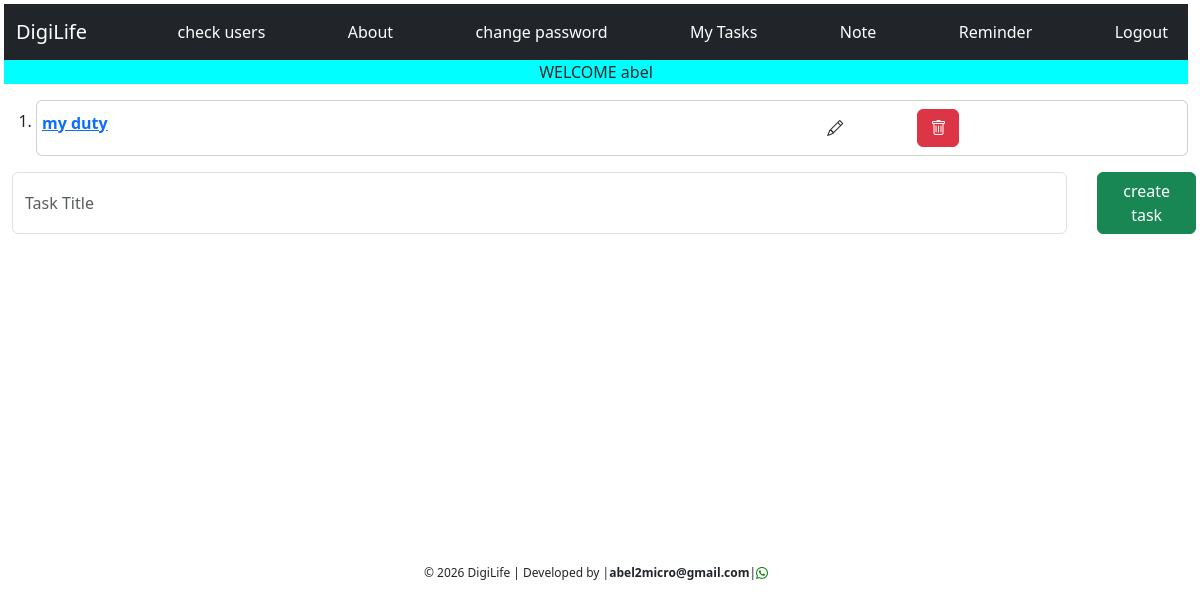
Page / (signed in) on the earlier database version.
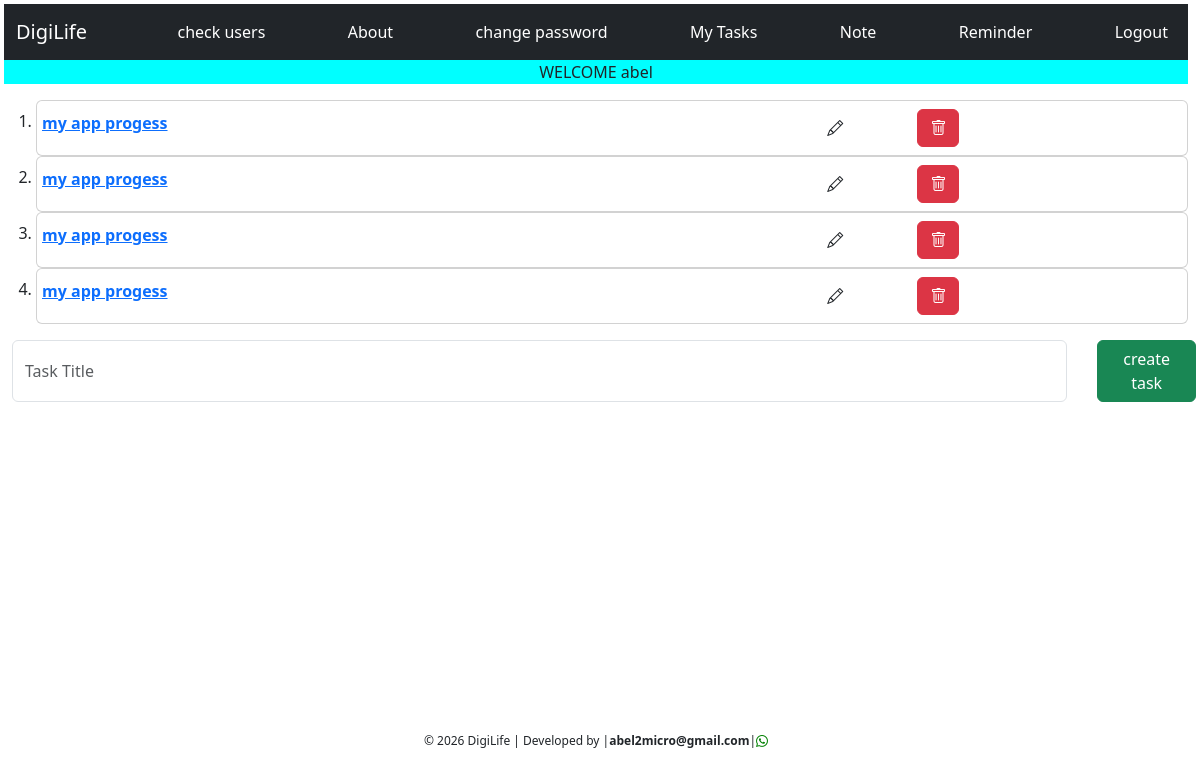
Same page on the later database version.
### models.py (models this page shows, shortened)
class User(db.Model, UserMixin):
    id = db.Column(db.Integer, primary_key=True)
    username = db.Column(db.String(100), nullable=False)
    password = db.Column(db.String(200), nullable=False)
    email = db.Column(db.String(50), nullable=False, unique=True)
    task = db.relationship('Task', backref='task', lazy=True)

class Task(db.Model):
    id = db.Column(db.Integer, primary_key=True)
    task_name = db.Column(db.String(300), nullable=False)
    task_date = db.Column(db.DateTime, default=datetime.now)
    user_id = db.Column(db.ForeignKey('user.id')) #means this table refers to another another table(User)
    percentage_done=db.Column(db.Integer, default=0)
    note = db.relationship('Note', backref='note') #means the table is referenced somewhere(Note)

### app.py (the view, shortened to what this page needs)
@app.route('/', methods=['GET', 'POST'])
@login_required
def home():
    task = current_user.task
    user = current_user
    return render_template('home.html', user=user, task=task)

### app.py (called while the page is built)
@login_manager.user_loader
def load_user(user_id):
    return User.query.get(int(user_id))

### templates/home.html (shortened to what this page needs)
{%extends 'base.html'%}
{%block content%}
    <p style="text-align: center; background-color: aqua;"> WELCOME {{user.username}}</p>
    <ol>
        {%for i in task%}
        <li>
            <div class="card">
                <div class="card-body py-2">
                    <div class="row p-0">
                        <div class="col-8 p-0" style="margin-left: 0;">
                            <button class="btn" style="text-align: left; padding: 0; margin-left: 0;">
                                <a style="font-weight: bold; margin-left: 0; " href="{{url_for('note', task_id=i.id)}}">{{i.task_name}}</a>
                            </button>
                        </div>
                        <div class="col-1">
                                <a class="btn" href="{{url_for('edit_task', id=i.id)}}"><i class="bi bi-pencil"></i></a>
                        </div>
                        <div class="col-1 ">
                            <a class="delete-links btn btn-danger ms-2" href="{{url_for('delete_task', id=i.id)}}"><i class="bi bi-trash"></i></a>
                        </div>
                    </div>
                </div>
            </div>
        </li>
        {%endfor%}
    </ol>
    <form class="d-flex m-2 col-12" method="POST">
        <input class="form-control" type="text" name="task_name" placeholder="Task Title">
        <button class="btn btn-success">create task</button>
    </form>
{%endblock%}

### templates/base.html (shortened to what this page needs)
<!DOCTYPE html>
<html lang="en">
<head>
    <link href="https://cdn.jsdelivr.net/npm/bootstrap@5.3.2/dist/css/bootstrap.min.css" rel="stylesheet">
    <link rel="stylesheet" href="https://cdn.jsdelivr.net/npm/bootstrap-icons@1.11.3/font/bootstrap-icons.css">
    <link rel="stylesheet" href="{{url_for('static', filename='home.css')}}">
</head>
<body class="me-2 p-1">
<nav class="navbar navbar-expand-lg navbar-dark bg-dark">
    <div class="container-fluid">
        <a class="navbar-brand" href="#">DigiLife</a>
        <div class="collapse navbar-collapse navbar-nav" id="navbarNav">
            {%if current_user.email=='abel2micro@gmail.com'%}
            <a class="ms-auto nav-link text-white" href="{{url_for('check_users')}}">check users</a>
            {%endif%}
            <a class="ms-auto nav-link text-white" href="{{url_for('about')}}">About</a>
            {%if current_user.is_authenticated%}
            <a class="ms-auto nav-link text-white" href="{{url_for('change_password')}}">change password</a>
            <a class="ms-auto nav-link text-white" href="{{url_for('home')}}">My Tasks</a>
            <a class="ms-auto nav-link text-white" href="{{url_for('jotter')}}">Note</a>
            <a class="ms-auto nav-link text-white" href="{{url_for('reminder')}}">Reminder</a>
            <a class="ms-auto nav-link text-white" href="{{url_for('logout')}}">Logout</a>
            {%endif%}
        </div>
    </div>
</nav>
    {%block content%}
    {%endblock%}
   <small class="d-flex align-items-end" style="height:340px; justify-content: center; font-size: 12px;">
        © 2026 DigiLife |
        Developed by | <strong>abel2micro@gmail.com</strong> |
                <a href="https://wa.me/09025593922" target="_blank" style="color: green;">
           <i class="bi bi-whatsapp"></i>
        </a>
    </small>
</body>
</html>

### static/home.css (style rules this page uses)
button { border-color: rgb(12, 228, 12); background-color: white; border-style: solid; border-radius: 4px; margin-left: 30px; }

Differences in the rows shown:
removed Task: task_name "my duty"
added Task: task_name "my app progess"
added Task: task_name "my app progess"
added Task: task_name "my app progess"
added Task: task_name "my app progess"
